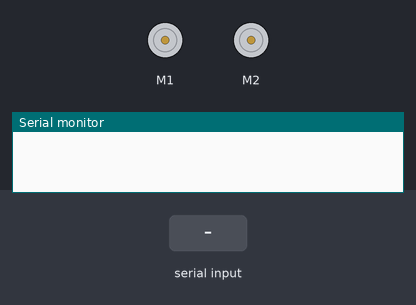
A sketch run on a simulated Arduino Leonardo, built with avr-gcc and run on an emulated ATmega32U4. Shown: 2 × DC motor (green arrow = forward, orange = backward, longer = faster), the last lines printed to the serial monitor. The inputs (shaded band) are chosen by the test bench.

Above: at 1.2 s.
1.3 s: "0" received over the second serial link
2.8 s: "1" received over the second serial link
At 3.8 s:
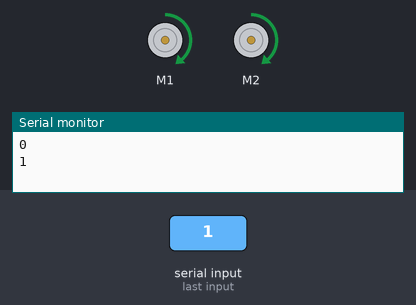
4.3 s: "2" received over the second serial link
At 5.0 s:
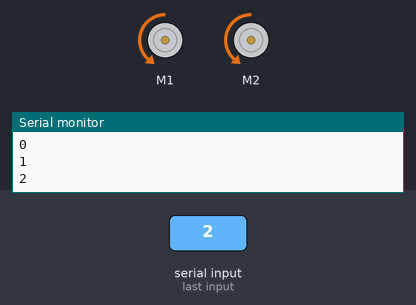
5.8 s: "3" received over the second serial link
At 6.1 s:
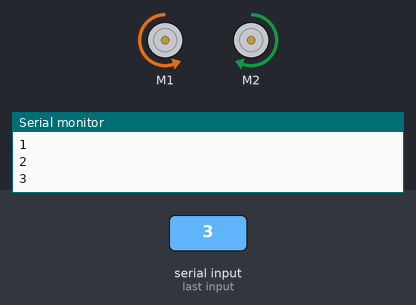
7.3 s: "4" received over the second serial link
At 8.4 s:
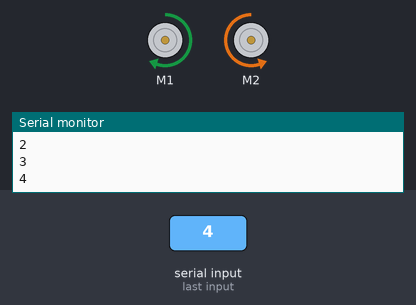
Timing chart, 0 to 9.8 s (numbered marks = the images above; inputs shaded):
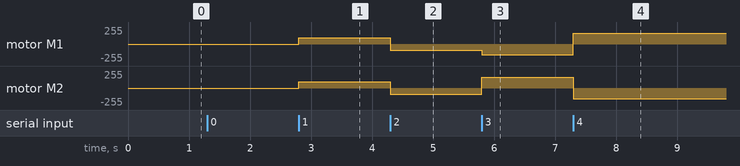

Measured:
- after the input at 2.8 s, motor M1, motor M2: stopped → forward 95/255 at once
- after the input at 4.3 s, motor M1, motor M2: forward 95/255 → backward 95/255 at once
- after the input at 5.8 s, motor M1: backward 95/255 → backward 159/255 at once; motor M2: backward 95/255 → forward 159/255 at once
- after the input at 7.3 s, motor M1: backward 159/255 → forward 159/255 at once; motor M2: forward 159/255 → backward 159/255 at once

The sketch:

move_pololu_bt.ino
```cpp
#include <Zumo32U4.h>

Zumo32U4Encoders encoders;
Zumo32U4Motors motors;

#define FORWARD_SPEED 150
#define BACKWARD_SPEED 150
#define ROTATION_SPEED 250

const char encoderErrorLeft[] PROGMEM = "!<c2";
const char encoderErrorRight[] PROGMEM = "!<e2";

char report[80];
char command;

void displayReport() {
    static uint8_t lastDisplayTime;
    static uint8_t displayErrorLeftCountdown = 0;
    static uint8_t displayErrorRightCountdown = 0;

    if ((uint8_t)(millis() - lastDisplayTime) >= 100) {
        lastDisplayTime = millis();

        int16_t countsLeft = encoders.getCountsLeft();
        int16_t countsRight = encoders.getCountsRight();

        bool errorLeft = encoders.checkErrorLeft();
        bool errorRight = encoders.checkErrorRight();

        // Send the information to the serial monitor also.
        snprintf_P(report, sizeof(report),
            PSTR("%6d %6d %6d %6d"),
            countsLeft, countsRight, errorLeft, errorRight);


        Serial.println(report);
    }
}

void setup() {

    Serial.begin(9600);
    Serial1.begin(115200);

}

void loop() {

    if (Serial1.available() > 0) {

        //// READ COMMAND FROM ESP32
        command = Serial1.read();
        Serial.println(command);

        //// RUN COMMAND
        if (command == '0') {
            motors.setSpeeds(0, 0);
        }
        else if (command == '1') {
            motors.setSpeeds(FORWARD_SPEED, FORWARD_SPEED);
        }
        else if (command == '2'){
            motors.setSpeeds(-BACKWARD_SPEED, -BACKWARD_SPEED);
        }
        else if (command == '3'){
            motors.setSpeeds(-ROTATION_SPEED, ROTATION_SPEED);
        }
        else if (command == '4'){
            motors.setSpeeds(ROTATION_SPEED, -ROTATION_SPEED);
        } else {
            motors.setSpeeds(0, 0);
        }

    }

}
```
